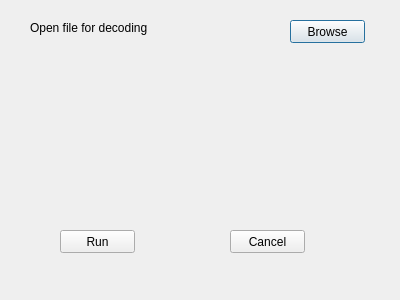
<?xml version="1.0" encoding="UTF-8"?>
<ui version="4.0">
 <class>Decode</class>
 <widget class="QDialog" name="Decode">
  <property name="geometry">
   <rect>
    <x>0</x>
    <y>0</y>
    <width>400</width>
    <height>300</height>
   </rect>
  </property>
  <property name="windowTitle">
   <string>Dialog</string>
  </property>
  <widget class="QPushButton" name="browseButton">
   <property name="geometry">
    <rect>
     <x>290</x>
     <y>20</y>
     <width>75</width>
     <height>23</height>
    </rect>
   </property>
   <property name="text">
    <string>Browse</string>
   </property>
  </widget>
  <widget class="QLabel" name="label">
   <property name="geometry">
    <rect>
     <x>30</x>
     <y>20</y>
     <width>211</width>
     <height>16</height>
    </rect>
   </property>
   <property name="text">
    <string>Open file for decoding</string>
   </property>
  </widget>
  <widget class="QPushButton" name="pushButton">
   <property name="geometry">
    <rect>
     <x>60</x>
     <y>230</y>
     <width>75</width>
     <height>23</height>
    </rect>
   </property>
   <property name="text">
    <string>Run</string>
   </property>
  </widget>
  <widget class="QPushButton" name="pushButton_2">
   <property name="geometry">
    <rect>
     <x>230</x>
     <y>230</y>
     <width>75</width>
     <height>23</height>
    </rect>
   </property>
   <property name="text">
    <string>Cancel</string>
   </property>
  </widget>
 </widget>
 <resources/>
 <connections/>
</ui>
